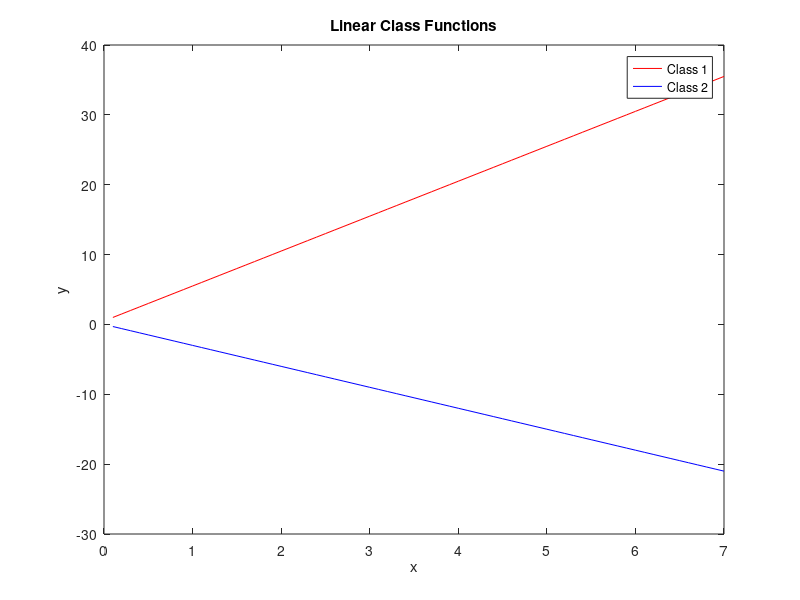
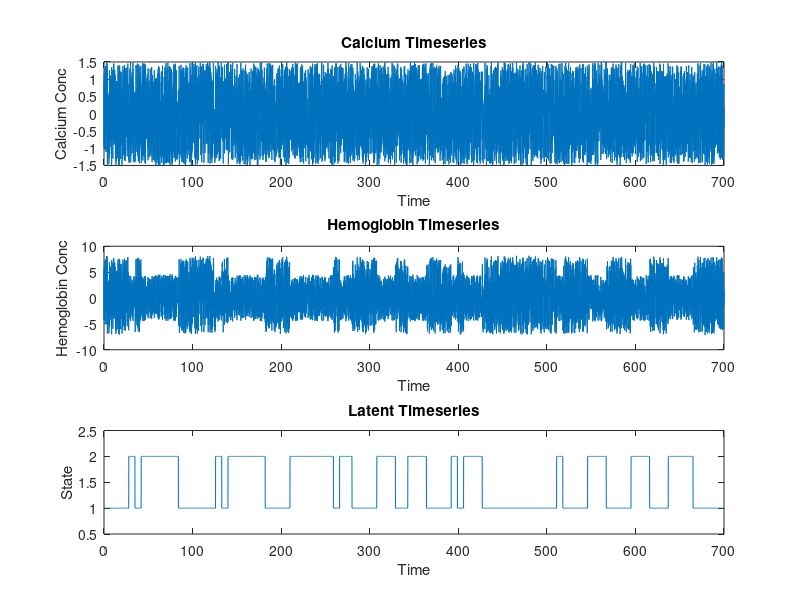

MATLAB code for these plots, in order:
% Zachary Loschinskey
% Dr. Anna Devor Rotation
% January 2024
% Generation of a test dataset for Input-Output HMM Training

%--------------------------------------------------------------------------
% Input variable x and output variable y will be used
%
% Two different dual alpha function relationships between x and y will be used
% to generate the test dataset
%
% The final dataset will be a timeseries of the input and output variables
% with defined stretches of each different linear relationship
%
% The goal is to use this dataset to help me write, verify, and fully
% understand input-output HMM expectation-maximization so that I can
% implement the IOHMM for neurovascular states relating Hb to Ca2+ through
% alpha functions
%--------------------------------------------------------------------------


function [Ca, Hb, latent, y1, y2, transition_probabilities, E_real] = gen_linear_data()
    % transition_probabilities = [0.75, 0.25;  % Probability of staying in same state or transitioning
                            %        0.12, 0.88]; % Probability of transitioning to the other state or staying
    transition_probabilities = [0.7 .3; 
                                0.3 0.7];
    % Define range of x values -> constructed so that there are 70 points
    x = 0.1:0.1:7;
    
    % Define parameters of two linear classess
    m1 = 5;
    b1 = 0.5;

    m2 = -3;
    b2 = 0;

    E_real = [m1 b1; m2 b2];

    % Define classes
    y1 = m1.*x + b1;
    y2 = m2.*x + b2;

    
    % --- Plotting to verify synthetic data creation --- %
    figure()
    plot(x, y1, 'r')
    hold on;
    plot(x, y2, 'b')
    title("Linear Class Functions")
    xlabel("x")
    ylabel("y")
    legend("Class 1", "Class 2")
    
    
    %% Generating the data set
    % Create the dataset for the IOHMM
    num_samples = 100;
    
    Ca = [];
    Hb = [];
    latent = [];
    
    % Generate the dataset
    current_state = 1; % Start in state 1
    for sample = 1:num_samples
        % Record the current state
        latent = [latent; current_state];
        
        % Generate 70 calcium sample random number between -1.5 and 1.5
        calcium_values = zeros(1, 70);
        for chim =1:70
            calcium_values(chim) = -1.5 + 3 * rand();
        end
    
        % Set the standard deviation for the noise
        noise_std = 0.02;
        
        % Generate random noise with the same size as calcium_values
        noise = noise_std * randn(size(calcium_values));
        
        % Add noise to each element of calcium_values
        % % % calcium_values_with_noise = calcium_values + noise;
        calcium_values_with_noise = calcium_values + noise;


        % Generate data point based on the current state and the randomly selected position
        if current_state == 1
            % Generate data from y1 with noise
            Hb_values = m1.*calcium_values_with_noise+b1;
    
            Ca = [Ca; calcium_values]; % Record input
            Hb = [Hb; Hb_values]; % Record output
        else
            % Generate data from y1 with noise
            Hb_values = m2.*calcium_values_with_noise+b2;

            Ca = [Ca; calcium_values]; % Record input
            Hb = [Hb; Hb_values]; % Record output
        end
        
        % Transition to next state based on transition probabilities
        if rand < transition_probabilities(current_state, current_state)
            % Stay in the current state
            continue;
        else
            % Transition to the other state
            current_state = 3 - current_state; % Flip between 1 and 2
        end
    end
    
    
    
    %% Plotting the synthetic dataset
    figure()
    
    t = linspace(0, 7 * num_samples, 7000);
    Hb_t = Hb';
    Ca_t = Ca';
    
    subplot(3, 1, 1)
    plot(t, Ca_t(:))
    xlabel('Time')
    ylabel('Calcium Conc')
    title('Calcium Timeseries')
    
    subplot(3, 1, 2)
    plot(t, Hb_t(:))
    xlabel('Time')
    ylabel('Hemoglobin Conc')
    title('Hemoglobin Timeseries')
    
    subplot(3, 1, 3)
    plot(t, repelem(latent, 70))
    xlabel('Time')
    ylabel('State')
    title('Latent Timeseries')
    ylim([0.5, 2.5])

end
    
    
    
    

